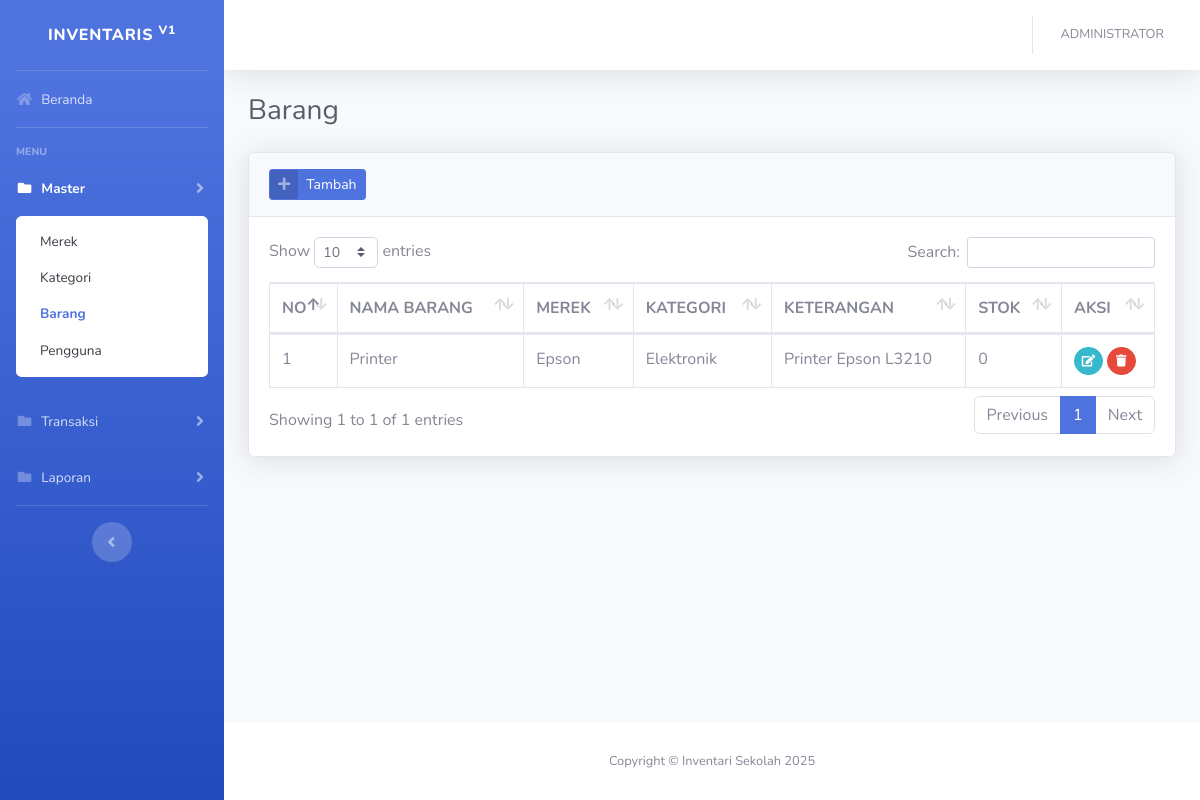
Screenshot of /?barang (signed in) with the database file from the repository.
### tables this page shows
CREATE TABLE `barang` (
  `idbarang` int(11) NOT NULL,
  `merek_id` int(11) NOT NULL,
  `kategori_id` int(11) NOT NULL,
  `nama_barang` varchar(128) NOT NULL,
  `keterangan` varchar(256) NOT NULL,
  `stok` int(11) NOT NULL
);

CREATE TABLE `merek` (
  `idmerek` int(11) NOT NULL,
  `nama_merek` varchar(128) NOT NULL,
  `keterangan` varchar(256) NOT NULL
);

CREATE TABLE `kategori` (
  `idkategori` int(11) NOT NULL,
  `nama_kategori` varchar(128) NOT NULL,
  `keterangan` varchar(256) NOT NULL
);

### config/function.php (the view, shortened to what this page needs)
<?php
function encrypt($str) {
return base64_encode($str);
}
function base_url(){
    $base_url= ((isset($_SERVER['HTTPS']) && $_SERVER['HTTPS'] == "on") ? "https" : "http");
    $base_url.= "://".$_SERVER['HTTP_HOST'];
    $base_url.= str_replace(basename($_SERVER['SCRIPT_NAME']),"",$_SERVER['SCRIPT_NAME']);
    return $base_url;
}
?>

### config/function.php (the view, shortened to what this page needs)
<?php
function encrypt($str) {
return base64_encode($str);
}
function base_url(){
    $base_url= ((isset($_SERVER['HTTPS']) && $_SERVER['HTTPS'] == "on") ? "https" : "http");
    $base_url.= "://".$_SERVER['HTTP_HOST'];
    $base_url.= str_replace(basename($_SERVER['SCRIPT_NAME']),"",$_SERVER['SCRIPT_NAME']);
    return $base_url;
}
?>

### views/master/barang.php (shortened to what this page needs)
<div class="container-fluid">
    <div class="d-sm-flex align-items-center justify-content-between mb-4">
        <h1 class="h3 mb-0 text-gray-800">Barang</h1>
    </div>
    <div class="card shadow mb-4">
        <div class="card-header py-3">
            <a href="#" class="btn btn-primary btn-icon-split btn-sm" data-toggle="modal" data-target="#barangModal"
                onclick="submit('add')">
                <span class="icon text-white-50">
                    <i class="fas fa-plus"></i>
                </span>
                <span class="text">Tambah</span>
            </a>
        </div>
        <div class="card-body">
            <div class="table-responsive">
                <table class="table table-bordered table-hover" id="dataTable" width="100%" cellspacing="0">
                    <thead>
                        <tr>
                            <th width="20">NO</th>
                            <th>NAMA BARANG</th>
                            <th>MEREK</th>
                            <th>KATEGORI</th>
                            <th>KETERANGAN</th>
                            <th>STOK</th>
                            <th width="50">AKSI</th>
                        </tr>
                    </thead>
                    <tbody>
                        <?php
                        $n=1;
                        $query = mysqli_query($con,"SELECT x.*,x1.nama_merek,x2.nama_kategori FROM barang x JOIN merek x1 ON x1.idmerek=x.merek_id JOIN kategori x2 ON x2.idkategori=x.kategori_id ORDER BY x.idbarang DESC")or die(mysqli_error($con));
                        while($row = mysqli_fetch_array($query)):
                        ?>
                        <tr>
                            <td><?= $n++; ?></td>
                            <td><?= $row['nama_barang']; ?></td>
                            <td><?= $row['nama_merek']; ?></td>
                            <td><?= $row['nama_kategori']; ?></td>
                            <td><?= $row['keterangan']; ?></td>
                            <td><?= $row['stok']; ?></td>
                            <td>
                                <a href="#barangModal" data-toggle="modal" onclick="submit(<?=$row['idbarang'];?>)"
                                    class="btn btn-sm btn-circle btn-info"><i class="fas fa-edit"></i></a>
                                <a href="<?=base_url();?>/process/barang.php?act=<?=encrypt('delete');?>&id=<?=encrypt($row['idbarang']);?>"
                                    class="btn btn-sm btn-circle btn-danger btn-hapus"><i class="fas fa-trash"></i></a>
                            </td>
                        </tr>
                        <?php endwhile; ?>
                    </tbody>
                </table>
            </div>
        </div>
    </div>
</div>

### rows the page displays
barang: nama_barang "Printer", merek.nama_merek "Epson", kategori.nama_kategori "Elektronik", keterangan "Printer Epson L3210", stok "0"

### other values shown
$_SESSION['fullname'] "ADMINISTRATOR"
